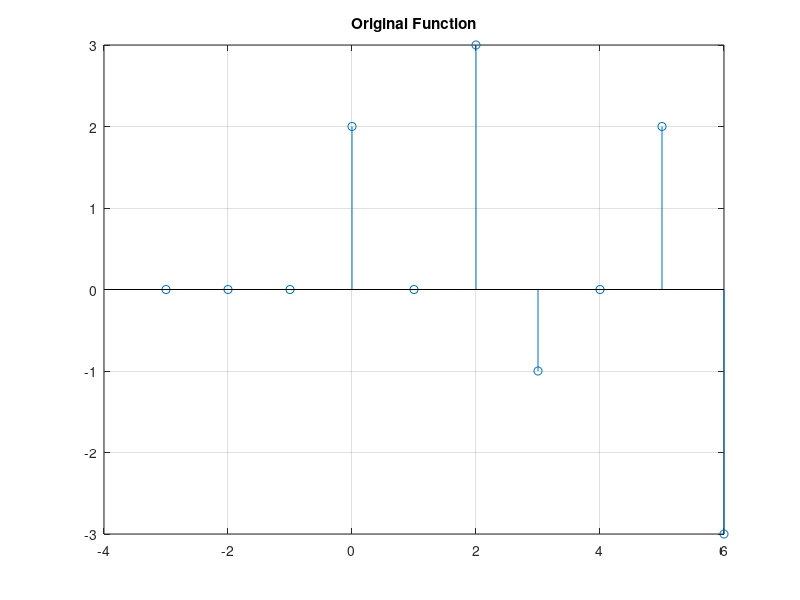
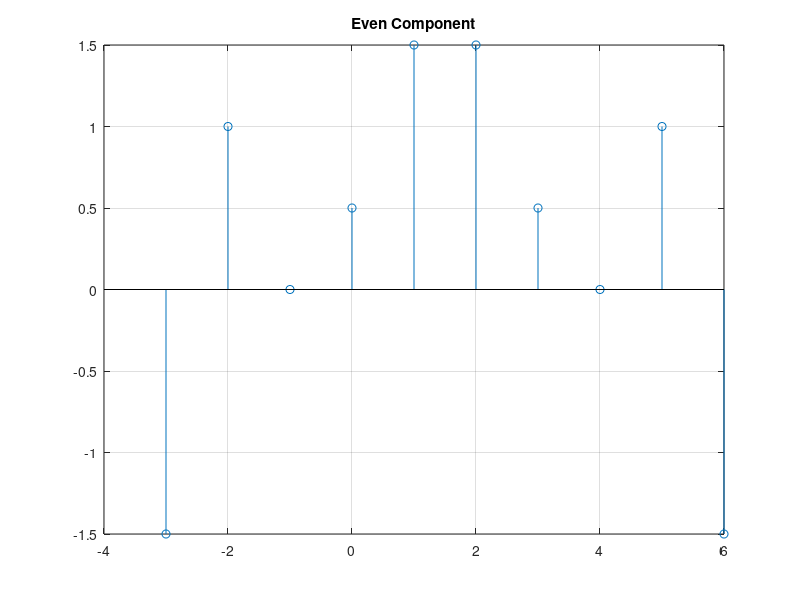
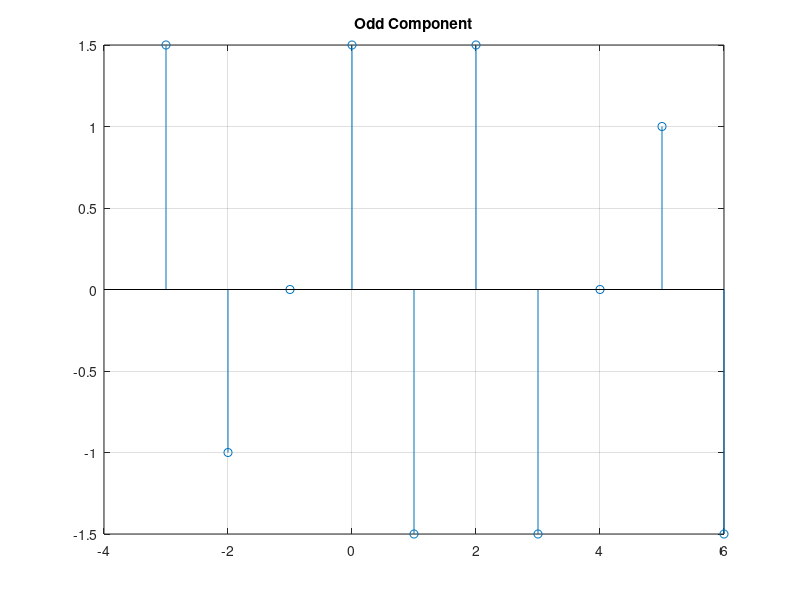

The MATLAB script that drew these images, in order:
% Signal Definition
n = -3:6;
x = zeros(1, length(n));
x(4) = 2; x(6) = 3; x(7) = -1; x(9) = 2; x(10) = -3;

x_e = 1/2 * (x + fliplr(x)); % Even
x_o = 1/2 * (x - fliplr(x)); % Odd

figure
stem(n, x)
title('Original Function')
grid
figure
stem(n, x_e)
title('Even Component')
grid
figure
stem(n, x_o)
title('Odd Component')
grid